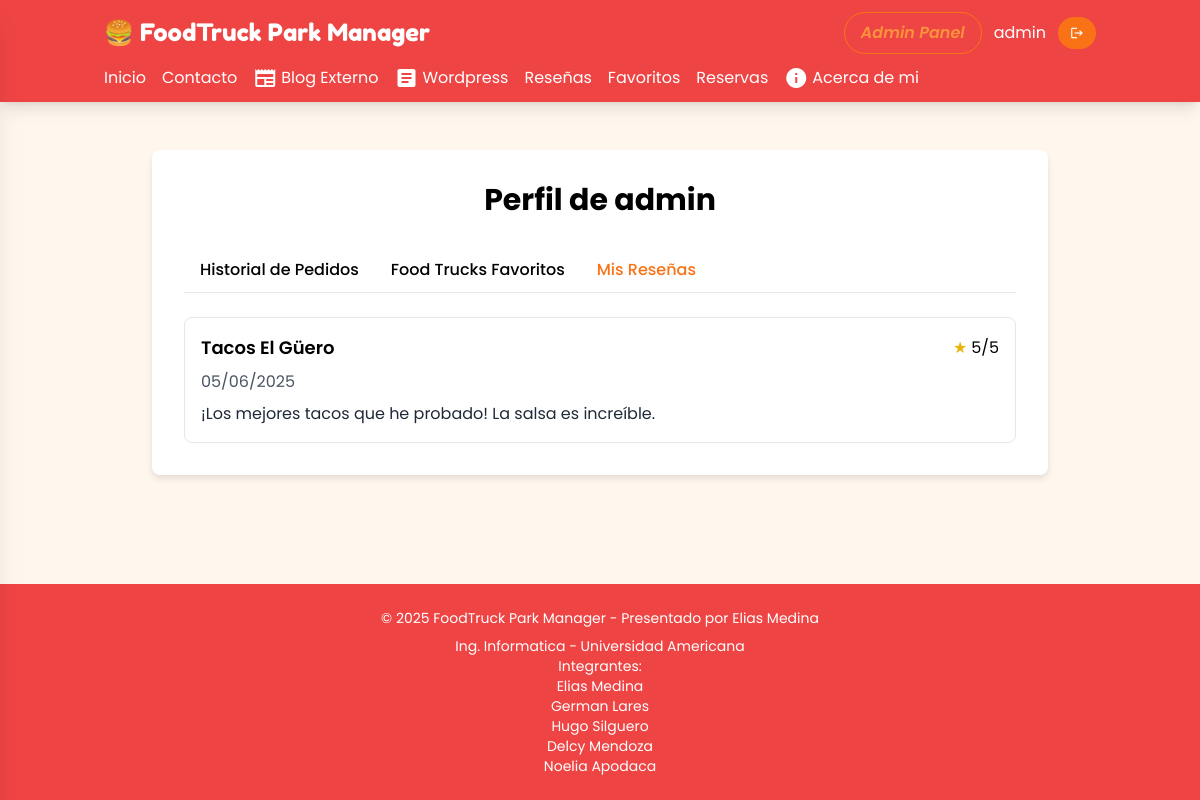
Screenshot of /public/perfil.php?tab=reseñas (signed in) with the database file from the repository.
### tables this page shows
CREATE TABLE `reviews` (
  `id` int(11) NOT NULL,
  `usuario_id` int(11) NOT NULL,
  `foodtruck_id` int(11) NOT NULL,
  `rating` int(11) NOT NULL CHECK (`rating` between 1 and 5),
  `comentario` text DEFAULT NULL,
  `fecha` timestamp NOT NULL DEFAULT current_timestamp()
);

### src/DAO/ReservaDAO.php (called while the page is built, shortened)
<?php
class ReservaDAO
{
    private $db;
    public function __construct(Database $db)
    {
        $this->db = $db;
    }
    public function getReservasByUsuarioId($usuario_id, $showAll = false)
    {
        $conn = $this->db->getConnection();
        $usuario_id = mysqli_real_escape_string($conn, $usuario_id);
        if ($showAll) {
            $sql = "SELECT r.*, u.nombre AS usuario_nombre
                FROM reservas r
                JOIN usuarios u ON r.usuario_id = u.id
                ORDER BY r.fecha_creacion DESC";
        } else {
            $sql = "SELECT r.*, u.nombre AS usuario_nombre
                FROM reservas r
                JOIN usuarios u ON r.usuario_id = u.id
                WHERE r.usuario_id = '$usuario_id'
                ORDER BY r.fecha_creacion DESC";
        }
        $result = mysqli_query($conn, $sql);
        $reservas = [];
        while ($row = mysqli_fetch_assoc($result)) {
            $reservas[] = $row;
        }
        return $reservas;
    }
    public function getItemsByReservaId($reserva_id)
    {
        $conn = $this->db->getConnection();
        $reserva_id = mysqli_real_escape_string($conn, $reserva_id);
        $sql = "SELECT ri.*, m.nombre AS menu_nombre FROM reserva_items ri
                JOIN menus m ON ri.menu_id = m.id
                WHERE ri.reserva_id = '$reserva_id'";
        $result = mysqli_query($conn, $sql);
        $items = [];
        while ($row = mysqli_fetch_assoc($result)) {
            $items[] = $row;
        }
        return $items;
    }
}
?>

### src/DAO/FoodTruckDAO.php (called while the page is built, shortened)
<?php
class FoodTruckDAO {
    private $db;
    public function __construct(Database $db) {
        $this->db = $db;
    }
    public function getFoodTruckById($id) {
        $conn = $this->db->getConnection();
        $id = mysqli_real_escape_string($conn, $id);
        $sql = "SELECT * FROM foodtrucks WHERE id = '$id' LIMIT 1";
        $result = mysqli_query($conn, $sql);
        $foodTruck = mysqli_fetch_assoc($result);
        $sqlMenu = "SELECT * FROM menus WHERE foodtruck_id = '$id' ORDER BY nombre ASC";
        $resultMenu = mysqli_query($conn, $sqlMenu);
        $menu = [];
        if ($resultMenu) {
            while ($row = mysqli_fetch_assoc($resultMenu)) {
                $menu[] = $row;
            }
        }
        $foodTruck['menu'] = $menu;
        return $foodTruck;
    }
}
?>

### src/DAO/ReviewDAO.php (called while the page is built, shortened)
<?php
class ReviewDAO
{
    private $db;
    public function __construct(Database $db)
    {
        $this->db = $db;
    }
    public function getReviewsByUserId($usuario_id)
    {
        $conn = $this->db->getConnection();
        $stmt = $conn->prepare("SELECT * FROM reviews WHERE usuario_id = ?");
        $stmt->bind_param("i", $usuario_id);
        if (!$stmt->execute()) {
            error_log("Error execute getReviewsByUserId: " . $stmt->error);
            return null;
        }
        $result = $stmt->get_result();
        $reviews = [];
        while ($row = $result->fetch_assoc()) {
            $reviews[] = $row;
        }
        return $reviews;
    }
}
?>

### public/perfil.php (the view, shortened to what this page needs)
<?php
require_once __DIR__ . '/../src/dao/ReservaDAO.php';
require_once __DIR__ . '/../src/dao/ReviewDAO.php';
require_once __DIR__ . '/../src/dao/FoodTruckDAO.php';
$db = new Database();
$reservaDAO = new ReservaDAO($db);
$reviewDAO = new ReviewDAO($db);
$foodTruckDAO = new FoodTruckDAO($db);
$userId = $_SESSION['user_id'] ?? null;
$username = $_SESSION['username'] ?? null;
$reservas = $reservaDAO->getReservasByUsuarioId($userId);
$reseñas = $reviewDAO->getReviewsByUserId($userId);
$profileData = [
    'historial' => [],
    'reseñas' => []
];
foreach ($reservas as $reserva) {
    $items = $reservaDAO->getItemsByReservaId($reserva['id']);
    $foodTruck = $foodTruckDAO->getFoodTruckById($reserva['foodtruck_id']);
    $profileData['historial'][] = [
        'id' => $reserva['id'],
        'fecha' => date('d/m/Y', strtotime($reserva['fecha'])),
        'hora' => date('H:i', strtotime($reserva['hora'])),
        'total' => number_format($reserva['total'], 2),
        'estado' => $reserva['estado'],
        'foodtruck' => $foodTruck['nombre'] ?? 'Desconocido',
        'items' => $items
    ];
}
foreach ($reseñas as $reseña) {
    $foodTruck = $foodTruckDAO->getFoodTruckById($reseña['foodtruck_id']);
    $profileData['reseñas'][] = [
        'id' => $reseña['id'],
        'rating' => $reseña['rating'],
        'comentario' => $reseña['comentario'],
        'fecha' => date('d/m/Y', strtotime($reseña['fecha'])),
        'foodtruck' => $foodTruck['nombre'] ?? 'Desconocido'
    ];
}
include __DIR__ . '/../templates/header.php';
$activeTab = $_GET['tab'] ?? 'historial';
?>
<main class="container mx-auto px-6 py-12">
    <section class="max-w-4xl mx-auto bg-white rounded-lg custom-shadow p-8">
        <h1 class="text-3xl font-bold mb-8 text-center">
            Perfil de <?= htmlspecialchars($username) ?>
        </h1>
        <div class="tabs flex border-b mb-6">
            <a href="?tab=historial"
               class="tab py-2 px-4 font-medium border-b-2 border-transparent hover:text-secondary transition-colors duration-200 <?= $activeTab === 'historial' ? 'active border-secondary text-secondary' : '' ?>">
                Historial de Pedidos
            </a>
            <a href="?tab=favoritos"
               class="tab py-2 px-4 font-medium border-b-2 border-transparent hover:text-secondary transition-colors duration-200 <?= $activeTab === 'favoritos' ? 'active border-secondary text-secondary' : '' ?>">
                Food Trucks Favoritos
            </a>
            <a href="?tab=reseñas"
               class="tab py-2 px-4 font-medium border-b-2 border-transparent hover:text-secondary transition-colors duration-200 <?= $activeTab === 'reseñas' ? 'active border-secondary text-secondary' : '' ?>">
                Mis Reseñas
            </a>
        </div>
        <?php if ($activeTab === 'reseñas'): ?>
            <div class="tab-content active" id="reseñas">
                <?php if (!empty($profileData['reseñas'])): ?>
                    <div class="space-y-6">
                        <?php foreach ($profileData['reseñas'] as $reseña): ?>
                            <div class="border rounded-lg p-4 hover:shadow-md transition-shadow">
                                <div class="flex justify-between items-center mb-2">
                                    <h3 class="text-lg font-semibold"><?= htmlspecialchars($reseña['foodtruck']) ?></h3>
                                    <div class="flex items-center">
                                        <span class="text-yellow-500 mr-1">★</span>
                                        <span><?= $reseña['rating'] ?></span>/5
                                    </div>
                                </div>
                                <p class="text-gray-600 mb-2"><?= $reseña['fecha'] ?></p>
                                <p class="text-gray-800"><?= htmlspecialchars($reseña['comentario']) ?></p>
                            </div>
                        <?php endforeach; ?>
                    </div>
                <?php else: ?>
                    <p class="text-center py-8 text-gray-500">No has escrito ninguna reseña</p>
                <?php endif; ?>
            </div>
        <?php endif; ?>
    </section>
</main>
<?php include __DIR__ . '/../templates/footer.php'; ?>

### public/assets/css/styles.css (style rules this page uses)
:root { --primary: #DC2626; --secondary: #FB923C; --accent: #22C55E; --background: #FFFAF0; --textPrimary: #111827; --textSecondary: #374151; }
* { transition: all 0.5s ease-in-out; }
.custom-shadow { box-shadow: 0 4px 6px -1px rgba(0, 0, 0, 0.1), 0 2px 4px -1px rgba(0, 0, 0, 0.06); }
.tab-content { animation: fadeIn 0.5s ease-out; }
.custom-shadow { box-shadow: 0 4px 6px rgba(0, 0, 0, 0.1); }

### rows the page displays
reviews: foodtruck "Tacos El Güero", rating "5", fecha "05/06/2025", comentario "¡Los mejores tacos que he probado! La salsa es increíble."

### other values shown
$_SESSION['username'] "admin"
$username "admin"
PRESENTADO_POR "Elias Medina"
